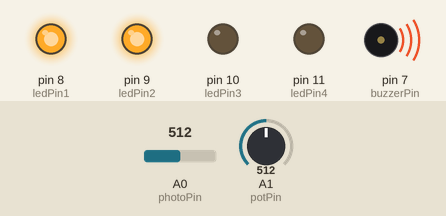
Recording of a sketch running on a simulated Arduino Uno, built with avr-gcc and run on an emulated ATmega328P. Parts: output pins drawn as LEDs (lit = HIGH), buzzer (waves = sounding). Inputs (shaded band) come from the test bench; at power-on: A0 (photoPin) = 512, A1 (potPin) = 512.

Above: at 1.2 s.
1.3 s: A0 (photoPin) set to 482
At 2.8 s:
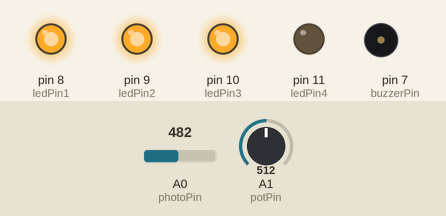
4.3 s: A0 (photoPin) set to 510
At 5.0 s:
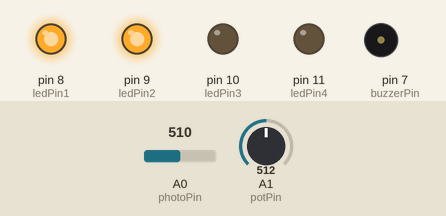
7.3 s: A0 (photoPin) set to 340
At 8.5 s:
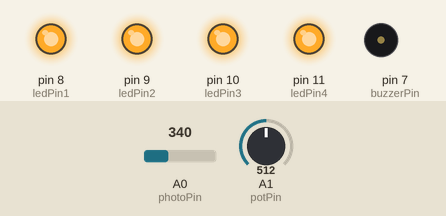
10.3 s: A0 (photoPin) set to 367
At 12.8 s:
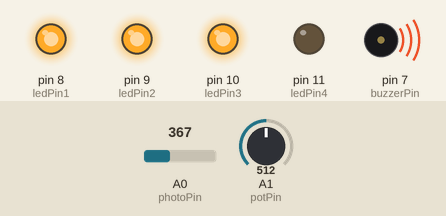
13.3 s: A1 (potPin) set to 900
At 14.1 s:
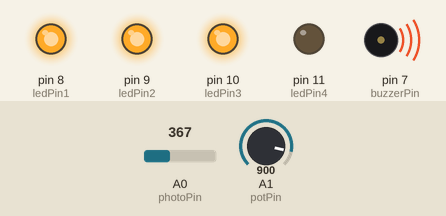
14.8 s: A0 (photoPin) set to 710
At 15.5 s:
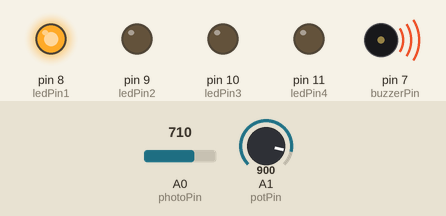
Timing chart, 0 to 18.8 s (numbered marks = the images above; inputs shaded):
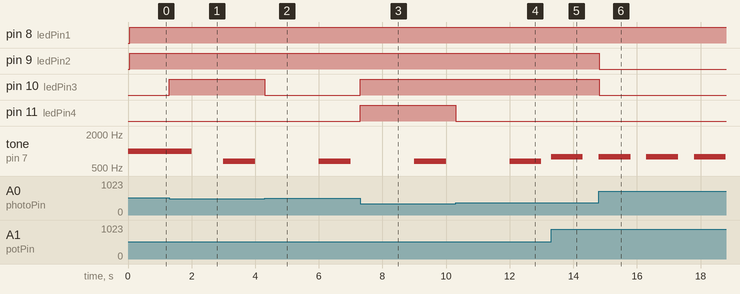

The sketch:

jsee4Lab5.ino
```cpp
/* jsee4Lab5.ino */
/* -----------------------------------------------------------------------------------
 >> Assignment details and provided code are created and owned by Patrick Troy.
 >> University of Illinois Chicago - CS 362, Spring 2024
 >> -----------------------------------------------------------------------------------
 >> Course : Computer Design
 >> Author : ChessZra (668942698, jsee4)
 >> System : Windows 11 w/ Arduino IDE
 >> References: https://docs.arduino.cc/
 >>             https://www.circuitbasics.com/how-to-use-photoresistors-to-detect-light-on-an-arduino/
 >>             https://www.youtube.com/watch?v=gj-H_agfd6U
 - -                             - -
 >> Project/Lab Name    : Lab 5: Multiple Inputs and Outputs
 >> Brief Description   : The arduino consists of a photoresistor that is indicated
 >>                       by the number of LEDS that are turned on. As well as
 >>                       a potentiometer that controls the pitch and timing of the buzzer.
 >> Assumptions         : None
 >> Date demonstrated   : 02/19/2024
 >> Teaching Assistant  : Jon
------------------------------------------------------------------------------------- */
// Global Variables:
int ledPin1 = 8, ledPin2 = 9, ledPin3 = 10, ledPin4 = 11;
int photoPin = A0, light;
unsigned long previousMillis = 0; // Variable to store previous time
const long interval = 50;
int l1State, l2State, l3State, l4State;

int potPin = A1, potVal, prevPotState = -1, curPotState;
int buzzerPin = 7;
int soundDelay[] = {-1, 9000, 5000, 3000, 2000, 1500, 0}; // -1 indicates no sound
int soundPitch[] = {-1, 523, 587, 659, 698, 784, 880}; // C4, D4, E4, F4, G4, A4
unsigned long lastSounded;

void setup() {
  pinMode(ledPin1, OUTPUT);
  pinMode(ledPin2, OUTPUT);
  pinMode(ledPin3, OUTPUT);
  pinMode(ledPin4, OUTPUT);
  tone(buzzerPin, 1000, 2000);
  Serial.begin(9600);
}

void loop() {
  unsigned long currentMillis = millis();

  if (currentMillis - previousMillis >= interval) {
    light = analogRead(photoPin);
    if (light <= 350) {
      l1State = HIGH; l2State = HIGH; l3State = HIGH; l4State = HIGH; // 4 lights
    } else if (light <= 500) {
      l1State = HIGH; l2State = HIGH; l3State = HIGH; l4State = LOW; // 3 lights
    } else if (light <= 700) {
      l1State = HIGH; l2State = HIGH; l3State = LOW; l4State = LOW; // 2 lights
    } else if (light <= 900) {
      l1State = HIGH; l2State = LOW; l3State = LOW; l4State = LOW; // 1 light
    } else {
      l1State = LOW; l2State = LOW; l3State = LOW; l4State = LOW; // 0 light
    }
    digitalWrite(ledPin1, l1State);
    digitalWrite(ledPin2, l2State);
    digitalWrite(ledPin3, l3State);
    digitalWrite(ledPin4, l4State);
    previousMillis = currentMillis;
  }
  potVal = analogRead(potPin);
  // curPotState ranges from 0, 1, 2, 3, 4, 5, 6
  curPotState = potVal / 169; // 1023 / 6 = 170.5, we'll use 169.

  if (prevPotState != curPotState) {
    prevPotState = curPotState;
    lastSounded = -1;
  }

  if (currentMillis - lastSounded >= soundDelay[curPotState] && curPotState != 0) {
    tone(buzzerPin, soundPitch[curPotState], 1000);
    lastSounded = currentMillis;
  }
}
```

Measured:
- the behaviour switches between 501 and 500 on A0 (photoPin) (found by bisection; images 0 and 1)
- the behaviour switches between 350 and 351 on A0 (photoPin) (found by bisection; images 3 and 4)
- after the input at 1.3 s, pin 10 (ledPin3): LOW → HIGH at once
- after the input at 4.3 s, pin 10 (ledPin3): HIGH → LOW at once
- after the input at 7.3 s, pin 10 (ledPin3), pin 11 (ledPin4): LOW → HIGH at once
- after the input at 10.3 s, pin 11 (ledPin4): HIGH → LOW at once
- after the input at 13.3 s, tone on pin 7 (buzzerPin): silent → 784 Hz at once, → silent 1.0 s later
- after the input at 14.8 s, pin 9 (ledPin2), pin 10 (ledPin3): HIGH → LOW at once
